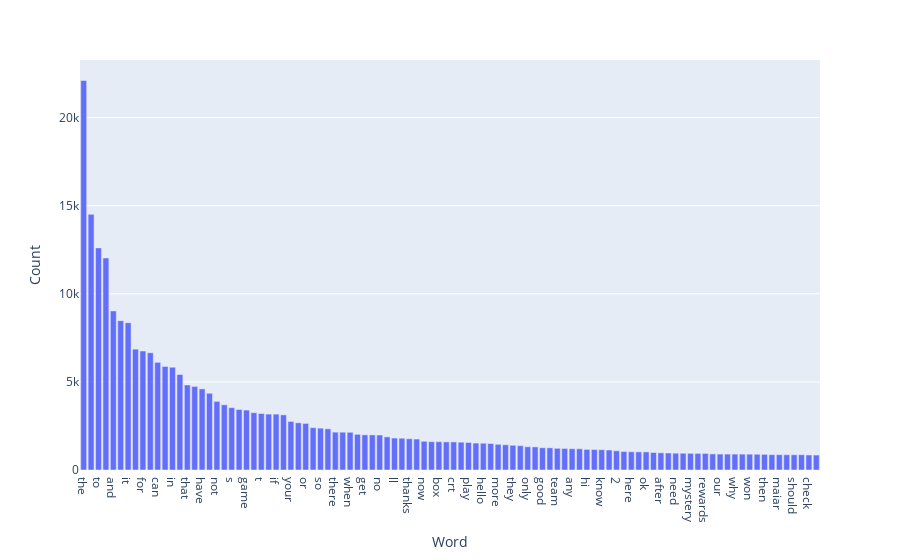

The code cell stored with this chart in its notebook:
### Code cell
import plotly.express as px

fig = px.bar(common_word, x='Word', y='Count')
fig.show()

### Figure 1 — Plotly figure (JSON) as saved in the notebook; plotly's stock layout.template omitted (floating-point values rounded to 4 significant figures)
{"data": [{"alignmentgroup": "True", "hovertemplate": "Word=%{x}<br>Count=%{y}<extra></extra>", "legendgroup": "", "marker": {"color": "#636efa", "pattern": {"shape": ""}}, "name": "", "offsetgroup": "", "orientation": "v", "showlegend": false, "textposition": "auto", "type": "bar", "x": ["the", "i", "to", "you", "and", "is", "it", "a", "for", "will", "can", "be", "in", "on", "that", "of", "have", "we", "not", "nft", "s", "this", "game", "are", "t", "but", "if", "with", "your", "how", "or", "my", "so", "what", "there", "from", "when", "do", "get", "as", "no", "yes", "ll", "all", "thanks", "just", "now", "1", "box", "at", "crt", "me", "play", "see", "hello", "please", "more", "one", "they", "an", "only", "was", "good", "time", "team", "egld", "any", "about", "hi", "don", "know", "wallet", "2", "like", "here", "buy", "ok", "price", "after", "where", "need", "some", "mystery", "beta", "rewards", "m", "our", "guys", "why", "also", "won", "same", "then", "still", "maiar", "re", "should", "nfts", "check", "them"], "xaxis": "x", "y": [22104, 14508, 12605, 12036, 9029, 8476, 8358, 6857, 6753, 6652, 6111, 5876, 5833, 5419, 4824, 4742, 4603, 4356, 3896, 3702, 3536, 3433, 3401, 3252, 3205, 3174, 3172, 3129, 2757, 2680, 2643, 2403, 2373, 2336, 2149, 2145, 2141, 2025, 1996, 1990, 1986, 1880, 1814, 1803, 1774, 1757, 1629, 1607, 1606, 1595, 1594, 1578, 1562, 1528, 1518, 1502, 1459, 1433, 1405, 1382, 1319, 1311, 1262, 1259, 1231, 1222, 1207, 1204, 1168, 1160, 1151, 1135, 1092, 1050, 1034, 1030, 1027, 992, 976, 965, 954, 952, 946, 942, 941, 912, 905, 904, 903, 901, 898, 893, 887, 870, 869, 866, 866, 866, 853, 848], "yaxis": "y"}], "layout": {"barmode": "relative", "legend": {"tracegroupgap": 0}, "margin": {"t": 60}, "xaxis": {"anchor": "y", "domain": [0, 1], "title": {"text": "Word"}}, "yaxis": {"anchor": "x", "domain": [0, 1], "title": {"text": "Count"}}}}
